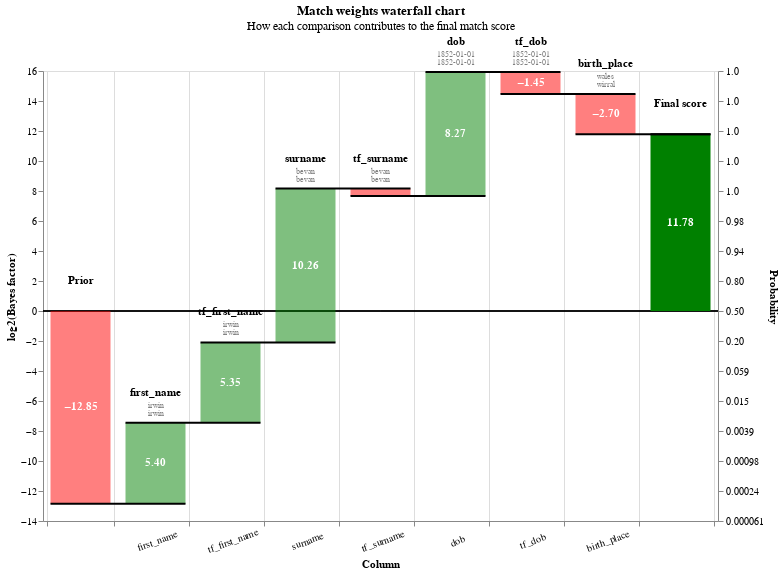

This figure's notebook cell:
### Code cell
records = linker.prediction_errors_from_labels_column(
    "cluster",
    threshold=0.999,
    include_false_negatives=False,
    include_false_positives=True,
).as_record_dict()
linker.waterfall_chart(records)

### Figure 1 — Vega-Lite specification as saved in the notebook (floating-point values rounded to 4 significant figures; data arrays with more than 128 entries replaced by an {"elided": "..."} marker saying what was removed)
{"$schema": "https://vega.github.io/schema/vega-lite/v5.9.3.json", "config": {"view": {"continuousHeight": 300, "continuousWidth": 400}}, "data": {"name": "data-ff9500e9d2cb0ad4f0b73c2fa51a46e4"}, "datasets": {"data-ff9500e9d2cb0ad4f0b73c2fa51a46e4": {"elided": "611 records"}}, "height": 450, "layer": [{"layer": [{"encoding": {"color": {"value": "black"}, "size": {"value": 0.5}, "y": {"field": "zero", "type": "quantitative"}}, "mark": "rule"}, {"encoding": {"color": {"condition": {"test": "(datum.log2_bayes_factor < 0)", "value": "red"}, "value": "green"}, "opacity": {"condition": {"test": "datum.column_name == 'Prior match weight' || datum.column_name == 'Final score'", "value": 1}, "value": 0.5}, "tooltip": [{"field": "column_name", "title": "Comparison column", "type": "nominal"}, {"field": "value_l", "title": "Value (L)", "type": "nominal"}, {"field": "value_r", "title": "Value (R)", "type": "nominal"}, {"field": "label_for_charts", "title": "Label", "type": "ordinal"}, {"field": "sql_condition", "title": "SQL condition", "type": "nominal"}, {"field": "comparison_vector_value", "title": "Comparison vector value", "type": "nominal"}, {"field": "bayes_factor", "format": ",.4f", "title": "Bayes factor = m/u", "type": "quantitative"}, {"field": "log2_bayes_factor", "format": ",.4f", "title": "Match weight = log2(m/u)", "type": "quantitative"}, {"field": "prob", "format": ".4f", "title": "Adjusted match score", "type": "quantitative"}, {"field": "bayes_factor_description", "title": "Match weight description", "type": "nominal"}], "x": {"axis": {"grid": true, "labelAlign": "center", "labelAngle": -20, "labelExpr": "datum.value == 'Prior' || datum.value == 'Final score' ? '' : datum.value", "labelPadding": 10, "tickBand": "extent", "title": "Column"}, "field": "column_name", "sort": {"field": "bar_sort_order", "order": "ascending"}, "type": "nominal"}, "y": {"axis": {"grid": false, "orient": "left", "title": "log2(Bayes factor)"}, "field": "previous_sum", "type": "quantitative"}, "y2": {"field": "sum"}}, "mark": {"type": "bar", "width": 60}}, {"encoding": {"color": {"value": "white"}, "text": {"condition": {"field": "log2_bayes_factor", "format": ".2f", "test": "abs(datum.log2_bayes_factor) > 1", "type": "nominal"}, "value": ""}, "x": {"axis": {"labelAngle": -20, "title": "Column"}, "field": "column_name", "sort": {"field": "bar_sort_order", "order": "ascending"}, "type": "nominal"}, "y": {"axis": {"orient": "left"}, "field": "center", "type": "quantitative"}}, "mark": {"fontWeight": "bold", "type": "text"}}, {"encoding": {"color": {"value": "black"}, "text": {"field": "column_name", "type": "nominal"}, "x": {"axis": {"labelAngle": -20, "title": "Column"}, "field": "column_name", "sort": {"field": "bar_sort_order", "order": "ascending"}, "type": "nominal"}, "y": {"field": "sum_top", "type": "quantitative"}}, "mark": {"baseline": "bottom", "dy": -25, "fontWeight": "bold", "type": "text"}}, {"encoding": {"color": {"value": "grey"}, "text": {"field": "value_l", "type": "nominal"}, "x": {"axis": {"labelAngle": -20, "title": "Column"}, "field": "column_name", "sort": {"field": "bar_sort_order", "order": "ascending"}, "type": "nominal"}, "y": {"field": "sum_top", "type": "quantitative"}}, "mark": {"baseline": "bottom", "dy": -13, "fontSize": 8, "type": "text"}}, {"encoding": {"color": {"value": "grey"}, "text": {"field": "value_r", "type": "nominal"}, "x": {"axis": {"labelAngle": -20, "title": "Column"}, "field": "column_name", "sort": {"field": "bar_sort_order", "order": "ascending"}, "type": "nominal"}, "y": {"field": "sum_top", "type": "quantitative"}}, "mark": {"baseline": "bottom", "dy": -5, "fontSize": 8, "type": "text"}}]}, {"encoding": {"x": {"axis": {"labelAngle": -20, "title": "Column"}, "field": "column_name", "sort": {"field": "bar_sort_order", "order": "ascending"}, "type": "nominal"}, "x2": {"field": "lead"}, "y": {"axis": {"labelExpr": "format(1 / (1 + pow(2, -1*datum.value)), '.2r')", "orient": "right", "title": "Probability"}, "field": "sum", "scale": {"zero": false}, "type": "quantitative"}}, "mark": {"color": "black", "strokeWidth": 2, "type": "rule", "x2Offset": 30, "xOffset": -30}}], "params": [{"bind": {"input": "range", "max": 46, "min": 0, "step": 1}, "name": "record_number", "value": 0}], "resolve": {"axis": {"y": "independent"}}, "title": {"subtitle": "How each comparison contributes to the final match score", "text": "Match weights waterfall chart"}, "transform": [{"filter": "(datum.record_number == record_number)"}, {"filter": "(datum.bayes_factor !== 1.0)"}, {"frame": [null, 0], "window": [{"as": "sum", "field": "log2_bayes_factor", "op": "sum"}, {"as": "lead", "field": "column_name", "op": "lead"}]}, {"as": "sum", "calculate": "datum.column_name === \"Final score\" ? datum.sum - datum.log2_bayes_factor : datum.sum"}, {"as": "lead", "calculate": "datum.lead === null ? datum.column_name : datum.lead"}, {"as": "previous_sum", "calculate": "datum.column_name === \"Final score\" || datum.column_name === \"Prior match weight\" ? 0 : datum.sum - datum.log2_bayes_factor"}, {"as": "top_label", "calculate": "datum.sum > datum.previous_sum ? datum.column_name : \"\""}, {"as": "bottom_label", "calculate": "datum.sum < datum.previous_sum ? datum.column_name : \"\""}, {"as": "sum_top", "calculate": "datum.sum > datum.previous_sum ? datum.sum : datum.previous_sum"}, {"as": "sum_bottom", "calculate": "datum.sum < datum.previous_sum ? datum.sum : datum.previous_sum"}, {"as": "center", "calculate": "(datum.sum + datum.previous_sum) / 2"}, {"as": "text_log2_bayes_factor", "calculate": "(datum.log2_bayes_factor > 0 ? \"+\" : \"\") + datum.log2_bayes_factor"}, {"as": "dy", "calculate": "datum.sum < datum.previous_sum ? 4 : -4"}, {"as": "baseline", "calculate": "datum.sum < datum.previous_sum ? \"top\" : \"bottom\""}, {"as": "prob", "calculate": "1. / (1 + pow(2, -1.*datum.sum))"}, {"as": "zero", "calculate": "0*datum.sum"}], "width": {"step": 75}}
